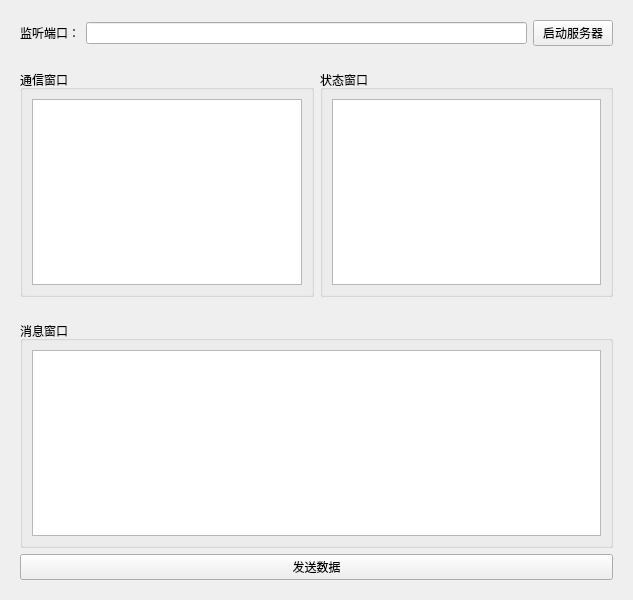
<?xml version="1.0" encoding="UTF-8"?>
<ui version="4.0">
 <class>TcpServer</class>
 <widget class="QWidget" name="TcpServer">
  <property name="geometry">
   <rect>
    <x>0</x>
    <y>0</y>
    <width>633</width>
    <height>600</height>
   </rect>
  </property>
  <property name="windowTitle">
   <string>TcpServer</string>
  </property>
  <layout class="QGridLayout" name="gridLayout_4">
   <item row="0" column="0">
    <widget class="QWidget" name="widget" native="true">
     <layout class="QHBoxLayout" name="horizontalLayout">
      <item>
       <widget class="QLabel" name="label">
        <property name="text">
         <string>监听端口：</string>
        </property>
       </widget>
      </item>
      <item>
       <widget class="QLineEdit" name="portedit"/>
      </item>
      <item>
       <widget class="QPushButton" name="startbutton">
        <property name="text">
         <string>启动服务器</string>
        </property>
       </widget>
      </item>
     </layout>
    </widget>
   </item>
   <item row="1" column="0">
    <widget class="QWidget" name="widget_2" native="true">
     <layout class="QHBoxLayout" name="horizontalLayout_2">
      <item>
       <widget class="QGroupBox" name="groupBox">
        <property name="title">
         <string>通信窗口</string>
        </property>
        <layout class="QGridLayout" name="gridLayout">
         <item row="0" column="0">
          <widget class="QTextBrowser" name="textBrowser"/>
         </item>
        </layout>
       </widget>
      </item>
      <item>
       <widget class="QGroupBox" name="groupBox_2">
        <property name="title">
         <string>状态窗口</string>
        </property>
        <layout class="QGridLayout" name="gridLayout_2">
         <item row="0" column="0">
          <widget class="QTextBrowser" name="textBrowser_2"/>
         </item>
        </layout>
       </widget>
      </item>
     </layout>
    </widget>
   </item>
   <item row="2" column="0">
    <widget class="QWidget" name="widget_3" native="true">
     <layout class="QVBoxLayout" name="verticalLayout">
      <item>
       <widget class="QGroupBox" name="groupBox_3">
        <property name="title">
         <string>消息窗口</string>
        </property>
        <layout class="QGridLayout" name="gridLayout_3">
         <item row="0" column="0">
          <widget class="QTextEdit" name="textEdit"/>
         </item>
        </layout>
       </widget>
      </item>
      <item>
       <widget class="QPushButton" name="sendbutton">
        <property name="text">
         <string>发送数据</string>
        </property>
       </widget>
      </item>
     </layout>
    </widget>
   </item>
  </layout>
 </widget>
 <resources/>
 <connections/>
</ui>
